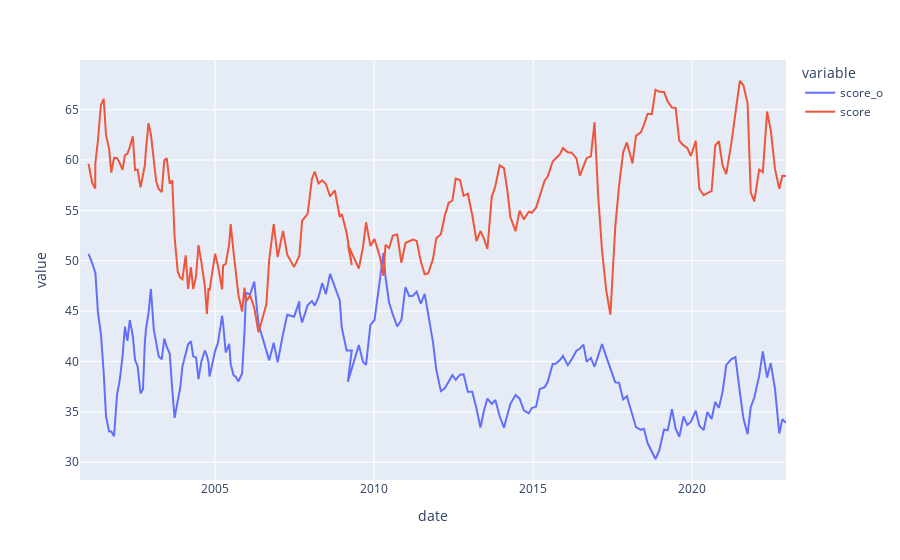

The notebook cell saved with this chart:
### Code cell
fig = px.line(df)
fig.show()

### Figure 1 — Plotly figure (JSON) as saved in the notebook; plotly's stock layout.template omitted (floating-point values rounded to 4 significant figures; data arrays with more than 128 entries replaced by an {"elided": "..."} marker saying what was removed)
{"data": [{"hovertemplate": "variable=score_o<br>date=%{x}<br>value=%{y}<extra></extra>", "legendgroup": "score_o", "line": {"color": "#636efa", "dash": "solid"}, "marker": {"symbol": "circle"}, "mode": "lines", "name": "score_o", "orientation": "v", "showlegend": true, "type": "scatter", "x": {"elided": "402 str values"}, "xaxis": "x", "y": {"elided": "402 float values"}, "yaxis": "y"}, {"hovertemplate": "variable=score<br>date=%{x}<br>value=%{y}<extra></extra>", "legendgroup": "score", "line": {"color": "#EF553B", "dash": "solid"}, "marker": {"symbol": "circle"}, "mode": "lines", "name": "score", "orientation": "v", "showlegend": true, "type": "scatter", "x": {"elided": "402 str values"}, "xaxis": "x", "y": {"elided": "402 float values"}, "yaxis": "y"}], "layout": {"legend": {"title": {"text": "variable"}, "tracegroupgap": 0}, "margin": {"t": 60}, "xaxis": {"anchor": "y", "domain": [0, 1], "title": {"text": "date"}}, "yaxis": {"anchor": "x", "domain": [0, 1], "title": {"text": "value"}}}}
